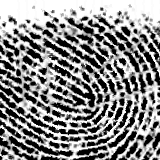
#> input picture sample/Sample1.bmp, 160 x 160 px, found by its file name
$ python main.py
#> lines starting #> are read from the running program, lines starting #| are printed output that depends on the picture; after the words box and inside, x2 and y2 are one past the last pixel; in counts of white or black regions, pixels touching at a corner belong together
### src/extract.py
import cv2
import numpy as np
import matplotlib.pyplot as plt

def extract_minutiae_from_image(image_path):
    """
    Reads a fingerprint, thins the ridges, and extracts ALL valid (X, Y) coordinates.
    Uses a dynamic Margin Crop to ignore the noisy borders of the scanner glass.
    """
#> called with image_path = 'Sample1.bmp'
    img = cv2.imread(image_path, cv2.IMREAD_GRAYSCALE)
#> img is the input picture: shape (160, 160); min 0, max 255, mean 138.2
    if img is None:
        raise FileNotFoundError(f"CRITICAL ERROR: Could not find '{image_path}'.")

    _, binary_img = cv2.threshold(img, 127, 255, cv2.THRESH_BINARY_INV | cv2.THRESH_OTSU)
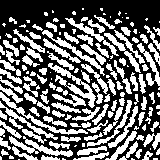
#> binary_img: shape (160, 160); 42.4% white; 161 white regions (54 under 20 px), largest, box (x1, y1, x2, y2) and area: (48, 63, 96, 108) 494, (0, 92, 88, 135) 409, (9, 136, 73, 157) 404

    try:
        skeleton = cv2.ximgproc.thinning(binary_img)
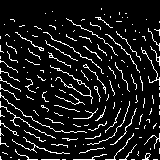
#> skeleton: shape (160, 160); 10% white in thin lines or dots
    except AttributeError:
        skeleton = np.zeros(binary_img.shape, np.uint8)
        eroded = np.zeros(binary_img.shape, np.uint8)
        temp = np.zeros(binary_img.shape, np.uint8)
        element = cv2.getStructuringElement(cv2.MORPH_CROSS, (3, 3))
        done = False
        while not done:
            cv2.erode(binary_img, element, eroded)
            cv2.dilate(eroded, element, temp)
            cv2.subtract(binary_img, temp, temp)
            cv2.bitwise_or(skeleton, temp, skeleton)
            binary_img[:, :] = eroded[:, :]
            if cv2.countNonZero(binary_img) == 0:
                done = True

    # --- VISUALIZATION BLOCK FOR REPORT ---
    rows, cols = skeleton.shape
#> rows = 160; cols = 160
    margin_y = int(rows * 0.15)
#> margin_y = 24
    margin_x = int(cols * 0.15)
#> margin_x = 24

    plt.figure(figsize=(8, 4))
    plt.subplot(1, 2, 1)
    plt.title("Skeletonized Input")
    plt.imshow(skeleton, cmap='gray')

    # Draw red rectangle to show the 15% Margin Crop area
    vis_img = cv2.cvtColor(skeleton.copy(), cv2.COLOR_GRAY2BGR)
#> vis_img: shape (160, 160, 3); 10% white in thin lines or dots
    cv2.rectangle(vis_img, (margin_x, margin_y), (cols-margin_x, rows-margin_y), (0, 0, 255), 2)
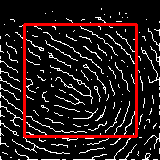
#> vis_img: shape (160, 160, 3); mean B, G, R 24.2, 24.2, 37.5

    plt.subplot(1, 2, 2)
    plt.title("15% Margin Crop (Safe Zone)")
    plt.imshow(cv2.cvtColor(vis_img, cv2.COLOR_BGR2RGB))
    plt.show() # SAVE THIS AS margin_crop.png
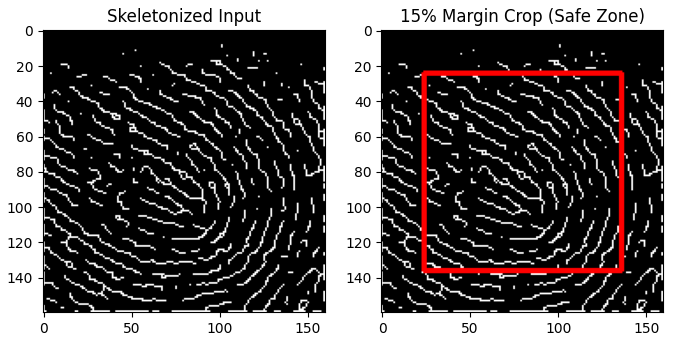
#> figure drawn by matplotlib, 2 panels
    # --------------------------------------

    raw_points = []
    skeleton_norm = skeleton // 255
#> skeleton_norm: shape (160, 160); values 0 (black) and 1 (white), 10% white in thin lines or dots

    for i in range(margin_y, rows - margin_y):
        for j in range(margin_x, cols - margin_x):
            if skeleton_norm[i, j] == 1:
                p = [
                    skeleton_norm[i-1, j],   skeleton_norm[i-1, j+1], skeleton_norm[i, j+1],
                    skeleton_norm[i+1, j+1], skeleton_norm[i+1, j],   skeleton_norm[i+1, j-1],
                    skeleton_norm[i, j-1],   skeleton_norm[i-1, j-1], skeleton_norm[i-1, j]
                ]
                crossing_number = sum(1 for k in range(8) if p[k] == 0 and p[k+1] == 1)
                if crossing_number == 1 or crossing_number == 3:
                    raw_points.append([j, i])
#> after the loop, raw_points = 141 pairs, first value 24 to 135, second value 25 to 133

    return np.array(raw_points, dtype=float)

### src/hybrid_transform.py
import numpy as np
import matplotlib.pyplot as plt
from scipy.spatial import ConvexHull

def collatz_steps(n):
    """Generates chaotic mathematical noise based on the Collatz Conjecture."""
    n = int(abs(n))
    n = 1 if n == 0 else n
    steps = 0
    while n != 1:
        if n % 2 == 0:
            n = n // 2
        else:
            n = 3 * n + 1
        steps += 1
    return steps

def normalize_with_convex_hull(minutiae_array):
    """Anchors the fingerprint to its own geometric centroid."""
    if len(minutiae_array) < 3:
        return minutiae_array, (0,0)

    hull = ConvexHull(minutiae_array)
    hull_points = minutiae_array[hull.vertices]
    centroid_x = np.mean(hull_points[:, 0])
    centroid_y = np.mean(hull_points[:, 1])

    # --- VISUALIZATION BLOCK (Modified to show only once) ---
    # We check if a custom attribute 'shown' exists on the function itself
    if not hasattr(normalize_with_convex_hull, 'shown'):
        plt.figure(figsize=(6, 6))
        plt.scatter(minutiae_array[:, 0], minutiae_array[:, 1], c='blue', alpha=0.5, label='Minutiae')
        for simplex in hull.simplices:
            plt.plot(minutiae_array[simplex, 0], minutiae_array[simplex, 1], 'r-', linewidth=2)
        plt.plot(centroid_x, centroid_y, 'gX', markersize=15, label='Centroid (Anchor Point)')
        plt.title("Convex Hull & Centroid Anchor")
        plt.legend()
        plt.gca().invert_yaxis() # Match image coordinates
        plt.show() # SAVE THIS AS convex_hull_overlay.png

        # Set the flag so it doesn't show again during the loop
        normalize_with_convex_hull.shown = True
    # -------------------------------------------------------

    normalized_array = np.zeros_like(minutiae_array, dtype=float)
    normalized_array[:, 0] = minutiae_array[:, 0] - centroid_x
    normalized_array[:, 1] = minutiae_array[:, 1] - centroid_y

    return normalized_array, (centroid_x, centroid_y)

def collatz_biometric_vault(minutiae_array, user_pin):
    """The Hybrid Lock: Anchors geometry, then applies Collatz chaos."""
    # This call triggers the visualization once
    normalized_points, _ = normalize_with_convex_hull(minutiae_array)
    folded_template = np.zeros_like(normalized_points, dtype=float)

    for i in range(len(normalized_points)):
        x_val, y_val = normalized_points[i, 0], normalized_points[i, 1]

        # Seed logic verified up to 2^68
        collatz_seed = int(abs(x_val * user_pin)) + 1000
        chaos_multiplier = collatz_steps(collatz_seed)

        folded_template[i, 0] = x_val + (chaos_multiplier % 15)
        folded_template[i, 1] = y_val + (chaos_multiplier % 45)

    return folded_template

### src/main.py
import numpy as np
import matplotlib.pyplot as plt
from extract import extract_minutiae_from_image
from hybrid_transform import collatz_biometric_vault

def run_experiment_1_irreversibility(minutiae, pin_a, pin_b):
    print("\n--- PHASE 1: IRREVERSIBILITY & REVOCABILITY ---")
    print(f"Applying Collatz Transformation with PIN {pin_a}...")
    transformed_1 = collatz_biometric_vault(minutiae, pin_a)

    print(f"Applying Collatz Transformation with PIN {pin_b}...")
    transformed_2 = collatz_biometric_vault(minutiae, pin_b)

    # FIGURE 1: Revocability
    plt.figure(figsize=(15, 5))
    plt.subplot(1, 3, 1)
    plt.scatter(minutiae[:, 0], minutiae[:, 1], color='blue', s=15)
    plt.title("1. Original Extracted Minutiae")
    plt.xlabel("Scanner X-Pixel")
    plt.ylabel("Scanner Y-Pixel")
    plt.grid(True, linestyle='--', alpha=0.5)

    plt.subplot(1, 3, 2)
    plt.scatter(transformed_1[:, 0], transformed_1[:, 1], color='red', marker='x', s=20)
    plt.title(f"2. Irreversible Vault (PIN: {pin_a})")
    plt.xlabel("Perturbed X")
    plt.ylabel("Perturbed Y")
    plt.grid(True, linestyle='--', alpha=0.5)

    plt.subplot(1, 3, 3)
    plt.scatter(transformed_2[:, 0], transformed_2[:, 1], color='green', marker='s', s=20)
    plt.title(f"3. Revoked Vault (PIN: {pin_b})\n(Proves Zero-Correlation)")
    plt.xlabel("Perturbed X")
    plt.ylabel("Perturbed Y")
    plt.grid(True, linestyle='--', alpha=0.5)
    plt.tight_layout()

    print(">> Close the plot window to proceed to the Accuracy/Translation Proof...")
    plt.show()

def run_experiment_2_accuracy_proof(minutiae, pin):
    print("\n--- PHASE 2: ACCURACY & TRANSLATION INVARIANCE ---")
    print("Simulating user placing finger 50 pixels to the right, 40 pixels up...")

    # 1. Create the synthetically shifted points
    shifted_minutiae = np.copy(minutiae)
    shifted_minutiae[:, 0] += 50  # Shift X by 50 pixels
    shifted_minutiae[:, 1] += 40  # Shift Y by 40 pixels

    # 2. Run both through the exact same vault
    vault_original = collatz_biometric_vault(minutiae, pin)
    vault_shifted = collatz_biometric_vault(shifted_minutiae, pin)

    # FIGURE 2: Translation Proof
    plt.figure(figsize=(12, 5))

    plt.subplot(1, 2, 1)
    plt.scatter(minutiae[:, 0], minutiae[:, 1], color='blue', alpha=0.6, label='Original Placement')
    plt.scatter(shifted_minutiae[:, 0], shifted_minutiae[:, 1], color='orange', alpha=0.6, marker='^', label='Shifted Placement (+50x, +40y)')
    plt.title("1. Simulated Hardware Variance\n(User placed finger in a different area)")
    plt.xlabel("Scanner X-Pixel")
    plt.ylabel("Scanner Y-Pixel")
    plt.legend()
    plt.grid(True, linestyle='--', alpha=0.5)

    plt.subplot(1, 2, 2)
    plt.scatter(vault_original[:, 0], vault_original[:, 1], color='red', alpha=0.8, s=60, label='Vault Output (Original)')
    plt.scatter(vault_shifted[:, 0], vault_shifted[:, 1], color='green', alpha=0.8, marker='x', s=60, label='Vault Output (Shifted)')
    plt.title("2. Accuracy Proof\n(Convex Hull mathematically erases the shift)")
    plt.xlabel("Perturbed X")
    plt.ylabel("Perturbed Y")
    plt.legend()
    plt.grid(True, linestyle='--', alpha=0.5)

    plt.tight_layout()
    plt.show()

# ==========================================
# MASTER EXECUTION DASHBOARD
# ==========================================
if __name__ == "__main__":
    # YOU ONLY NEED ONE IMAGE HERE!
    IMAGE_A = "Sample1.bmp"  # Put your best image here

    PIN_1 = 8045
    PIN_2 = 1234

    print(f"Loading Image: {IMAGE_A}...")
    try:
        # Extract data ONCE
        core_minutiae = extract_minutiae_from_image(IMAGE_A)
#> core_minutiae has the same summary as raw_points in extract_minutiae_from_image
        print(f"Successfully extracted {len(core_minutiae)} minutiae points.")
#| Successfully extracted 141 minutiae points.

        # Run Phase 1: Show Irreversibility
        run_experiment_1_irreversibility(core_minutiae, PIN_1, PIN_2)
#> in normalize_with_convex_hull, `hull_points = minutiae_array[hull.vertices]`: hull_points = [[24, 130], [24, 25], [49, 25], [112, 27], [135, 30], [135, 128], [133, 133], [100, 133]]
#> in normalize_with_convex_hull, `centroid_x = np.mean(hull_points[:, 0])`: centroid_x = 89
#> in normalize_with_convex_hull, `centroid_y = np.mean(hull_points[:, 1])`: centroid_y = 78.88
#> the loop in normalize_with_convex_hull, `for simplex in hull.simplices:` made 8 passes
#> simplex on passes 1 to 8: [136, 0], [136, 139], [3, 9], [134, 9], [1, 0], [1, 3], [140, 139], [140, 134]
#> in normalize_with_convex_hull, `plt.show()`:
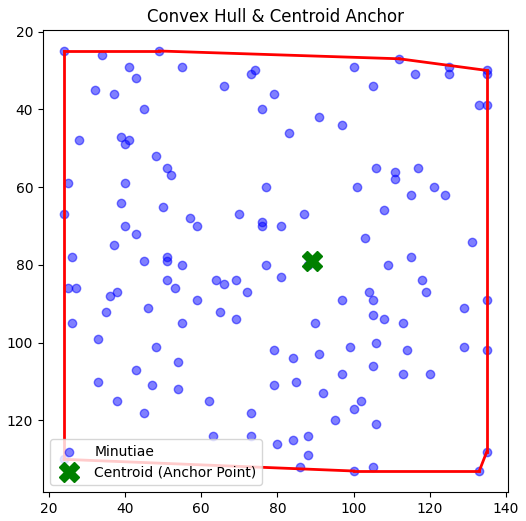
#> figure drawn by matplotlib, 1 panel
#> in collatz_biometric_vault, `normalized_points, _ = normalize_with_convex_hull(minutiae_array)`: normalized_points = 141 pairs, first value -65 to 46, second value -53.88 to 54.12
#> the loop in collatz_biometric_vault, `for i in range(len(normalized_points)):` made 141 passes
#> (x_val, y_val, collatz_seed, chaos_multiplier) on passes 1 to 12: (-65, -53.88, 523925, 195), (-40, -53.88, 322800, 228), (-55, -52.88, 443475, 143), (23, -51.88, 186035, 178), (-48, -49.88, 387160, 99), (-34, -49.88, 274530, 176), (11, -49.88, 89495, 115), (36, -49.88, 290620, 44), (-15, -48.88, 121675, 61), (46, -48.88, 371070, 210), (-16, -47.88, 129720, 69), (27, -47.88, 218215, 124)
#> after the loop in collatz_biometric_vault, `for i in range(len(normalized_points)):`: folded_template = 141 pairs, first value -65 to 50, second value -50.88 to 82.12
#> in run_experiment_1_irreversibility, `transformed_1 = collatz_biometric_vault(minutiae, pin_a)`: transformed_1 has the same summary as folded_template in collatz_biometric_vault
#> the loop in collatz_biometric_vault (call 2), `for i in range(len(normalized_points)):` made 141 passes
#> (x_val, y_val, collatz_seed, chaos_multiplier) on passes 1 to 12: (-65, -53.88, 81210, 151), (-40, -53.88, 50360, 127), (-55, -52.88, 68870, 29), (23, -51.88, 29382, 165), (-48, -49.88, 60232, 65), (-34, -49.88, 42956, 75), (11, -49.88, 14574, 164), (36, -49.88, 45424, 132), (-15, -48.88, 19510, 61), (46, -48.88, 57764, 47), (-16, -47.88, 20744, 43), (27, -47.88, 34318, 54)
#> in run_experiment_1_irreversibility, `plt.show()`:
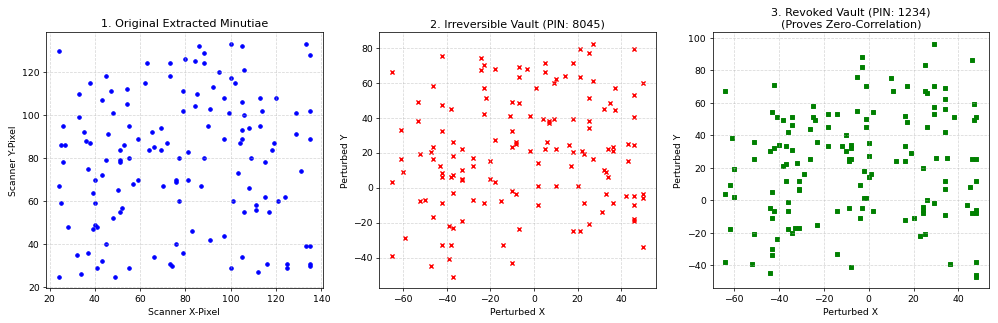
#> figure drawn by matplotlib, 3 panels

        # Run Phase 2: Show Accuracy using simulated shift
        run_experiment_2_accuracy_proof(core_minutiae, PIN_1)
#> in run_experiment_2_accuracy_proof, `plt.show()`:
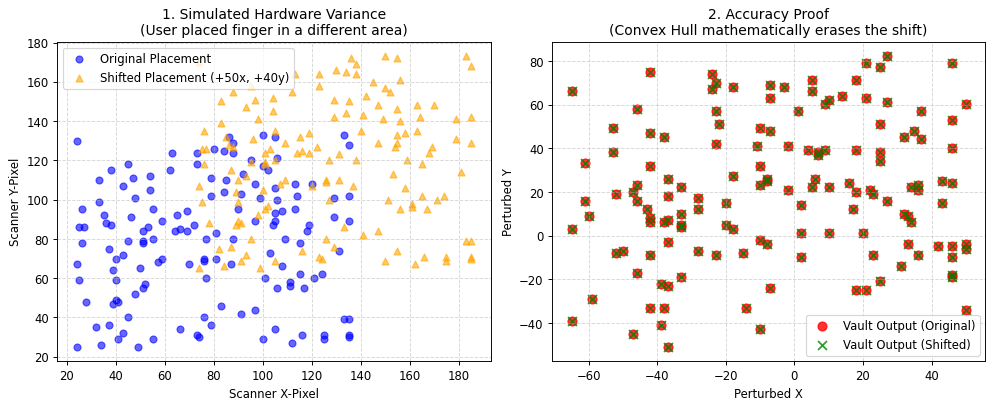
#> figure drawn by matplotlib, 2 panels

        print("\n--- DEMONSTRATION COMPLETE ---")
    except Exception as e:
        print(f"ERROR: {e}")

$ run again, with sample/Sample2.bmp copied over sample/Sample1.bmp
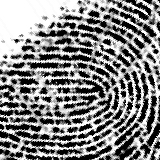
#> input picture sample/Sample2.bmp, 160 x 160 px, found by its file name
#> in extract_minutiae_from_image, img is the input picture: shape (160, 160); min 0, max 255, mean 134
#> in extract_minutiae_from_image, `_, binary_img = cv2.threshold(img, 127, 255, cv2.THRESH_BINARY_INV | c..`:
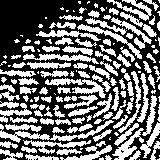
#> binary_img: shape (160, 160); 43.9% white; 149 white regions (46 under 20 px), largest, box (x1, y1, x2, y2) and area: (0, 120, 114, 143) 550, (45, 78, 106, 98) 427, (36, 30, 101, 45) 360
#> skeleton: shape (160, 160); 11% white in thin lines or dots
#> skeleton_norm: shape (160, 160); values 0 (black) and 1 (white), 11% white in thin lines or dots
#> after the loop in extract_minutiae_from_image, `for i in range(margin_y, rows - margin_y):`: raw_points = 194 pairs, first value 24 to 132, second value 24 to 135
#> core_minutiae has the same summary as raw_points in extract_minutiae_from_image
#| Successfully extracted 194 minutiae points.
#> hull_points = 15 rows, first 8: [100, 135], [29, 134], [25, 112], [24, 58], [25, 48], [26, 41], [40, 25], [53, 24]
#> centroid_x = 77.27
#> centroid_y = 70.6
#> the loop in normalize_with_convex_hull, `for simplex in hull.simplices:` made 15 passes
#> simplex on passes 1 to 8: [190, 193], [145, 47], [145, 190], [72, 50], [72, 182], [192, 193], [192, 182], [34, 47]
#> normalized_points = 194 pairs, first value -53.27 to 54.73, second value -46.6 to 64.4
#> the loop in collatz_biometric_vault, `for i in range(len(normalized_points)):` made 194 passes
#> (x_val, y_val, collatz_seed, chaos_multiplier) on passes 1 to 3: (-24.27, -46.6, 196225, 147), (-37.27, -45.6, 300810, 140), (-5.27, -45.6, 43370, 119)
#> after the loop in collatz_biometric_vault, `for i in range(len(normalized_points)):`: folded_template = 194 pairs, first value -50.27 to 61.73, second value -40.6 to 101.4
#> transformed_1 has the same summary as folded_template in collatz_biometric_vault
#> the loop in collatz_biometric_vault (call 2), `for i in range(len(normalized_points)):` made 194 passes
#> (x_val, y_val, collatz_seed, chaos_multiplier) on passes 1 to 3: (-24.27, -46.6, 30945, 116), (-37.27, -45.6, 46987, 176), (-5.27, -45.6, 7499, 88)
#> in run_experiment_2_accuracy_proof, `plt.show()`:
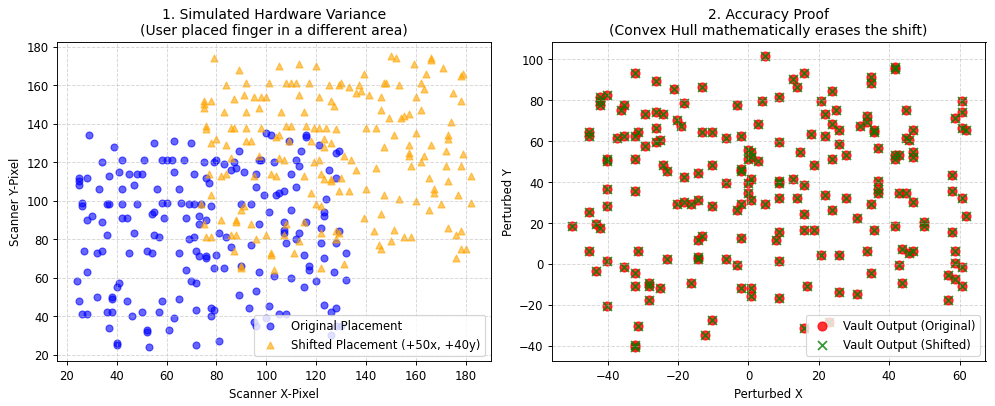
#> figure drawn by matplotlib, 2 panels

$ run again, with sample/Sample3.bmp copied over sample/Sample1.bmp
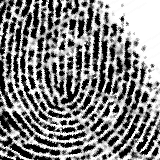
#> input picture sample/Sample3.bmp, 160 x 160 px, found by its file name
#> in extract_minutiae_from_image, img is the input picture: shape (160, 160); min 0, max 255, mean 133.8
#> in extract_minutiae_from_image, `_, binary_img = cv2.threshold(img, 127, 255, cv2.THRESH_BINARY_INV | c..`:
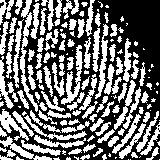
#> binary_img: shape (160, 160); 44% white; 152 white regions (47 under 20 px), largest, box (x1, y1, x2, y2) and area: (20, 0, 38, 112) 512, (61, 45, 83, 105) 430, (95, 24, 109, 99) 336
#> skeleton: shape (160, 160); 10.9% white in thin lines or dots
#> skeleton_norm: shape (160, 160); values 0 (black) and 1 (white), 10.9% white in thin lines or dots
#> after the loop in extract_minutiae_from_image, `for i in range(margin_y, rows - margin_y):`: raw_points = 171 pairs, first value 24 to 135, second value 24 to 134
#> core_minutiae has the same summary as raw_points in extract_minutiae_from_image
#| Successfully extracted 171 minutiae points.
#> hull_points = 13 rows, first 8: [24, 113], [24, 99], [29, 59], [34, 36], [49, 27], [63, 25], [103, 24], [126, 25]
#> centroid_x = 77.46
#> centroid_y = 69.77
#> the loop in normalize_with_convex_hull, `for simplex in hull.simplices:` made 13 passes
#> simplex on passes 1 to 8: [137, 115], [137, 169], [58, 32], [58, 160], [170, 169], [170, 160], [19, 6], [4, 32]
#> normalized_points = 171 pairs, first value -53.46 to 57.54, second value -45.77 to 64.23
#> the loop in collatz_biometric_vault, `for i in range(len(normalized_points)):` made 171 passes
#> (x_val, y_val, collatz_seed, chaos_multiplier) on passes 1 to 3: (25.54, -45.77, 206456, 129), (-14.46, -44.77, 117343, 198), (-12.46, -44.77, 101253, 58)
#> after the loop in collatz_biometric_vault, `for i in range(len(normalized_points)):`: folded_template = 171 pairs, first value -49.46 to 60.54, second value -44.77 to 104.2
#> transformed_1 has the same summary as folded_template in collatz_biometric_vault
#> the loop in collatz_biometric_vault (call 2), `for i in range(len(normalized_points)):` made 171 passes
#> (x_val, y_val, collatz_seed, chaos_multiplier) on passes 1 to 3: (25.54, -45.77, 32514, 72), (-14.46, -44.77, 18845, 61), (-12.46, -44.77, 16377, 71)
#> in run_experiment_2_accuracy_proof, `plt.show()`:
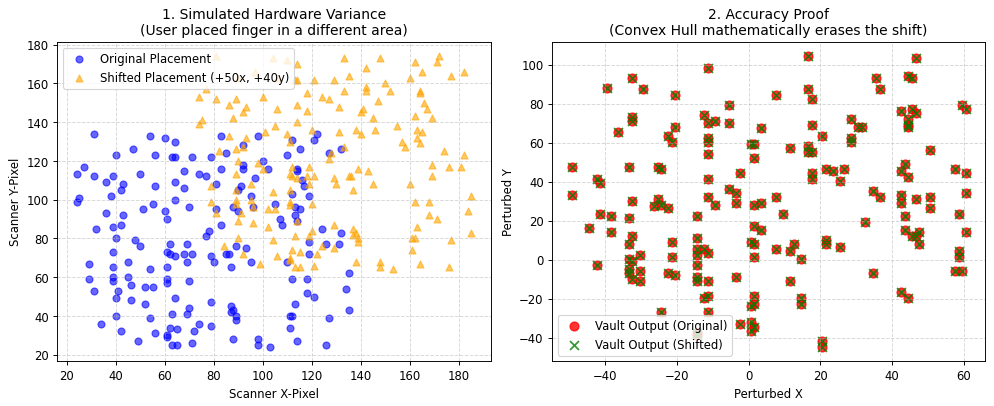
#> figure drawn by matplotlib, 2 panels
